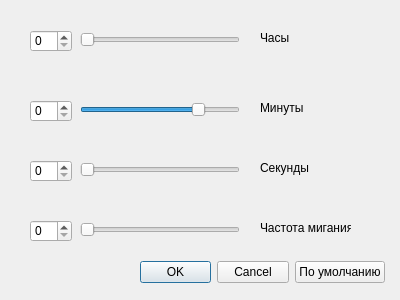
<?xml version="1.0" encoding="UTF-8"?>
<ui version="4.0">
 <class>optionDialog</class>
 <widget class="QDialog" name="optionDialog">
  <property name="geometry">
   <rect>
    <x>0</x>
    <y>0</y>
    <width>400</width>
    <height>300</height>
   </rect>
  </property>
  <property name="windowTitle">
   <string>Dialog</string>
  </property>
  <widget class="QSpinBox" name="spinBox">
   <property name="geometry">
    <rect>
     <x>30</x>
     <y>30</y>
     <width>42</width>
     <height>22</height>
    </rect>
   </property>
   <property name="maximum">
    <number>5</number>
   </property>
  </widget>
  <widget class="QSlider" name="horizontalSlider">
   <property name="geometry">
    <rect>
     <x>80</x>
     <y>30</y>
     <width>160</width>
     <height>19</height>
    </rect>
   </property>
   <property name="maximum">
    <number>5</number>
   </property>
   <property name="orientation">
    <enum>Qt::Horizontal</enum>
   </property>
  </widget>
  <widget class="QSpinBox" name="spinBox_2">
   <property name="geometry">
    <rect>
     <x>30</x>
     <y>100</y>
     <width>42</width>
     <height>22</height>
    </rect>
   </property>
   <property name="maximum">
    <number>59</number>
   </property>
  </widget>
  <widget class="QSlider" name="horizontalSlider_2">
   <property name="geometry">
    <rect>
     <x>80</x>
     <y>100</y>
     <width>160</width>
     <height>19</height>
    </rect>
   </property>
   <property name="maximum">
    <number>59</number>
   </property>
   <property name="pageStep">
    <number>10</number>
   </property>
   <property name="value">
    <number>45</number>
   </property>
   <property name="orientation">
    <enum>Qt::Horizontal</enum>
   </property>
  </widget>
  <widget class="QSpinBox" name="spinBox_3">
   <property name="geometry">
    <rect>
     <x>30</x>
     <y>160</y>
     <width>42</width>
     <height>22</height>
    </rect>
   </property>
   <property name="maximum">
    <number>59</number>
   </property>
  </widget>
  <widget class="QSlider" name="horizontalSlider_3">
   <property name="geometry">
    <rect>
     <x>80</x>
     <y>160</y>
     <width>160</width>
     <height>19</height>
    </rect>
   </property>
   <property name="maximum">
    <number>59</number>
   </property>
   <property name="orientation">
    <enum>Qt::Horizontal</enum>
   </property>
  </widget>
  <widget class="QSpinBox" name="spinBox_4">
   <property name="geometry">
    <rect>
     <x>30</x>
     <y>220</y>
     <width>42</width>
     <height>22</height>
    </rect>
   </property>
   <property name="maximum">
    <number>500</number>
   </property>
   <property name="singleStep">
    <number>10</number>
   </property>
  </widget>
  <widget class="QSlider" name="horizontalSlider_4">
   <property name="geometry">
    <rect>
     <x>80</x>
     <y>220</y>
     <width>160</width>
     <height>19</height>
    </rect>
   </property>
   <property name="maximum">
    <number>500</number>
   </property>
   <property name="singleStep">
    <number>10</number>
   </property>
   <property name="orientation">
    <enum>Qt::Horizontal</enum>
   </property>
  </widget>
  <widget class="QLabel" name="label">
   <property name="geometry">
    <rect>
     <x>260</x>
     <y>30</y>
     <width>91</width>
     <height>16</height>
    </rect>
   </property>
   <property name="text">
    <string>Часы</string>
   </property>
  </widget>
  <widget class="QLabel" name="label_2">
   <property name="geometry">
    <rect>
     <x>260</x>
     <y>100</y>
     <width>91</width>
     <height>16</height>
    </rect>
   </property>
   <property name="text">
    <string>Минуты</string>
   </property>
  </widget>
  <widget class="QLabel" name="label_3">
   <property name="geometry">
    <rect>
     <x>260</x>
     <y>160</y>
     <width>91</width>
     <height>16</height>
    </rect>
   </property>
   <property name="text">
    <string>Секунды</string>
   </property>
  </widget>
  <widget class="QLabel" name="label_4">
   <property name="geometry">
    <rect>
     <x>260</x>
     <y>220</y>
     <width>91</width>
     <height>16</height>
    </rect>
   </property>
   <property name="text">
    <string>Частота мигания</string>
   </property>
  </widget>
  <widget class="QWidget" name="">
   <property name="geometry">
    <rect>
     <x>140</x>
     <y>260</y>
     <width>245</width>
     <height>25</height>
    </rect>
   </property>
   <layout class="QHBoxLayout" name="horizontalLayout">
    <item>
     <widget class="QDialogButtonBox" name="buttonBox">
      <property name="orientation">
       <enum>Qt::Horizontal</enum>
      </property>
      <property name="standardButtons">
       <set>QDialogButtonBox::Cancel|QDialogButtonBox::Ok</set>
      </property>
     </widget>
    </item>
    <item>
     <widget class="QPushButton" name="pushButton">
      <property name="text">
       <string>По умолчанию</string>
      </property>
     </widget>
    </item>
   </layout>
  </widget>
 </widget>
 <resources/>
 <connections>
  <connection>
   <sender>buttonBox</sender>
   <signal>accepted()</signal>
   <receiver>optionDialog</receiver>
   <slot>accept()</slot>
   <hints>
    <hint type="sourcelabel">
     <x>248</x>
     <y>254</y>
    </hint>
    <hint type="destinationlabel">
     <x>157</x>
     <y>274</y>
    </hint>
   </hints>
  </connection>
  <connection>
   <sender>buttonBox</sender>
   <signal>rejected()</signal>
   <receiver>optionDialog</receiver>
   <slot>reject()</slot>
   <hints>
    <hint type="sourcelabel">
     <x>316</x>
     <y>260</y>
    </hint>
    <hint type="destinationlabel">
     <x>286</x>
     <y>274</y>
    </hint>
   </hints>
  </connection>
 </connections>
</ui>
